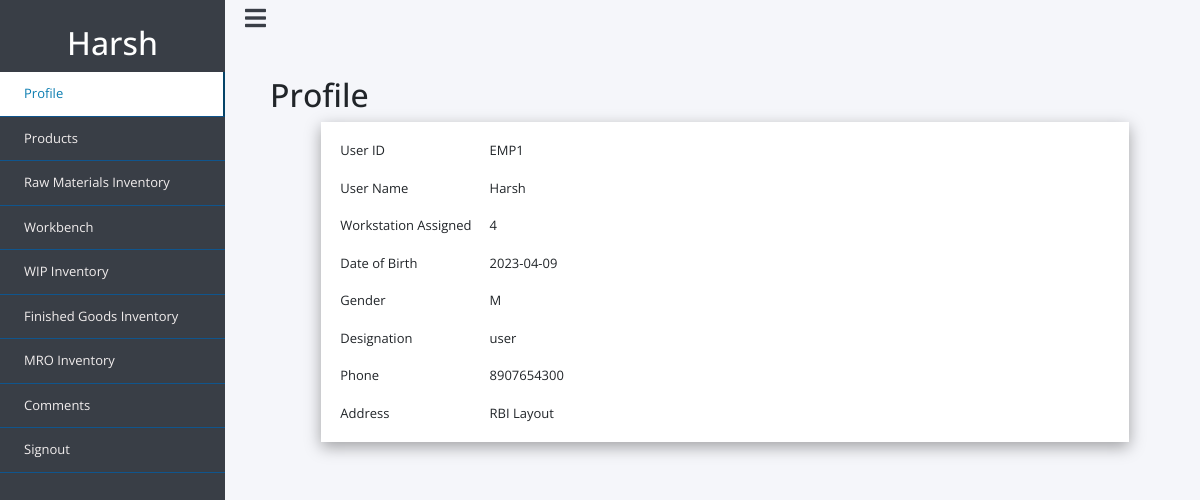
Page /user_files/user_profile.php (signed in) on the committed database.
### tables this page shows
CREATE TABLE `users` (
  `username` varchar(20) NOT NULL,
  `password` varchar(255) NOT NULL,
  `date` datetime NOT NULL DEFAULT current_timestamp(),
  `user_id` varchar(255) NOT NULL,
  `dob` date DEFAULT NULL,
  `gender` char(1) DEFAULT NULL,
  `designation` varchar(50) DEFAULT NULL,
  `phone` bigint(20) NOT NULL,
  `address` varchar(100) DEFAULT NULL,
  `workstation` varchar(50) DEFAULT NULL
);

### user_files/user_profile.php (the view, shortened to what this page needs)
<?php
include 'dbconnect.php';
?>
<!doctype html>
<html lang="en">
  <head>
    <link rel="stylesheet" href="https://stackpath.bootstrapcdn.com/bootstrap/4.4.1/css/bootstrap.min.css">
    <link rel="stylesheet" href="style2.css">
    <link rel="stylesheet" href="https://cdn.jsdelivr.net/npm/bootstrap-icons@1.7.2/font/bootstrap-icons.css">
     <link rel="stylesheet" href="https://use.fontawesome.com/releases/v5.8.1/css/all.css">
  </head>
  <body>
 <div class="wrapper">
        <div class="section">
            <div class="top_navbar">
                <div class="hamburger">
                    <a href="#">
                        <i class="fas fa-bars"></i>
                    </a>
                </div>
            </div>
        </div>
        <div class="sidebar">
            <div class="profile">
                <h2><?php echo $_SESSION['username']?></h2>
            </div>
            <ul>
                <li>
                    <a href="user_profile.php" class="active" >
                        <span class="item">Profile</span>
                    </a>
                </li>
                <li>
                    <a href="user_products.php" >
                        <span class="item">Products</span>
                    </a>
                </li>
                <li>
                    <a href="user_rm.php">
                        <span class="item">Raw Materials Inventory</span>
                    </a>
                </li>
                <li>
                    <a href="user_workbench.php">
                        <span class="item">Workbench</span>
                    </a>
                </li>
                <li>
                    <a href="user_wip.php">
                        <span class="item">WIP Inventory</span>
                    </a>
                </li>
                <li>
                    <a href="user_fg.php">
                        <span class="item">Finished Goods Inventory</span>
                    </a>
                </li>
                <li>
                    <a href="user_mro.php">
                        <span class="item">MRO Inventory</span>
                    </a>
                </li>
                 <li>
                 <a href="user_comments.php">
                        <span class="item">Comments</span>
                    </a>
                </li>
                <li>
                        <a href="logout.php"><span class="item">Signout</span></a>
                </li>
  </ul>
        </div>
   </div>
<div class="content">
<h2><u>Profile</u></h2>
<div class="box">
<table class="user-info">
    <tbody>
<?php
  $username=$_SESSION['username'];
  $sql = "SELECT * FROM `users` WHERE username='$username'";
  $result = mysqli_query($conn, $sql);
?>
<?php
    if ($result) {
        while($row = mysqli_fetch_assoc($result)) {
           echo '
                <tr>
                <td>User ID</td>
                 <td>'.$row["user_id"].'</td>
                 </tr>
                 <tr>
                 <td>User Name</td>
                 <td>'.$row["username"].'</td>
                 </tr>
                 <tr>
                 <td>Workstation Assigned</td>
                 <td>'.$row["workstation"].'</td>
                 </tr>
                 <tr>
                 <td>Date of Birth</td>
                 <td>'.$row["dob"].'</td>
                 </tr>
                 <tr>
                 <td>Gender</td>
                  <td>'.$row["gender"].'</td>
                  </tr>
                  <tr>
                  <td>Designation</td>
                  <td>'.$row["designation"].'</td>
                  </tr>
                  <tr>
                  <td>Phone</td>
                  <td>'.$row["phone"].'</td>
                  </tr>
                  <tr>
                  <td>Address</td>
                  <td>'.$row["address"].'</td>
                  </tr>';
  }
}
?>
</tbody>
</table>
</div>
</div>
</body>
</html>

### css_styles_files/style2.css (style rules this page uses)
* { list-style: none; text-decoration: none; margin: 0; padding: 0; box-sizing: border-box; font-family: 'Open Sans', sans-serif; }
body { background: #F5F6FA; }
.wrapper .sidebar { background:#393E46; position: relative; z-index: 3; top: 0; left: 0; width: 225px; height: 100%; padding: 14px 0; transition: all 0.5s ease; }
.wrapper .sidebar .profile { margin-bottom: 10px; text-align: center; margin-top: 10px; }
.wrapper .sidebar .profile h2 { color: #ffffff; margin: 10px 0 5px; }
.wrapper .sidebar ul li a { display: block; padding: 12px 24px; border-bottom: 1px solid #10558d; color: rgb(241, 237, 237); font-size: 13px; position: relative; }
.wrapper .sidebar ul li a:hover, .wrapper .sidebar ul li a.active { color: #0c7db1; background:white; border-right: 2px solid rgb(5, 68, 104); }
.wrapper .sidebar ul li a:hover:before, .wrapper .sidebar ul li a.active:before { display: block; }
.wrapper .section { width: calc(100% - 225px); margin-left: 225px; transition: all 0.5s ease; }
.top_navbar { background: #F5F6FA; }
.wrapper .section .top_navbar .hamburger a { font-size: 24px; color:#393E46; margin-left:10px; padding:10px; }
.content { margin-left:20px; }

### user_files/user_profile.php (style rules this page uses)
.wrapper .sidebar { background:#393E46; position: fixed; top: 0; left: 0; width: 225px; height: 100%; padding: 14px 0; transition: all 0.5s ease; }
h2 { margin-left:20px; }
.content { border: 1px; margin-top: 40px; margin-bottom: 50px; margin-right: 0px; margin-left: 250px; word-wrap: break-word; }
* { list-style: none; text-decoration: none; margin: 0; padding: 0; box-sizing: border-box; font-family: 'Open Sans', sans-serif; }
.content .box { padding: 10px; width: 85%; box-shadow: rgba(0, 0, 0, 0.35) 0px 5px 15px; display: block; margin-left: auto; margin-right: auto; background:white; }
.content .box .user-info td, .user-info th { font-size:13px; padding: 9px; }

### rows in the picture
users: user_id "EMP1", username "Harsh", workstation "4", dob "2023-04-09", gender "M", designation "user", phone "8907654300", address "RBI Layout"

### other values in the picture
$_SESSION['username'] "Harsh"
